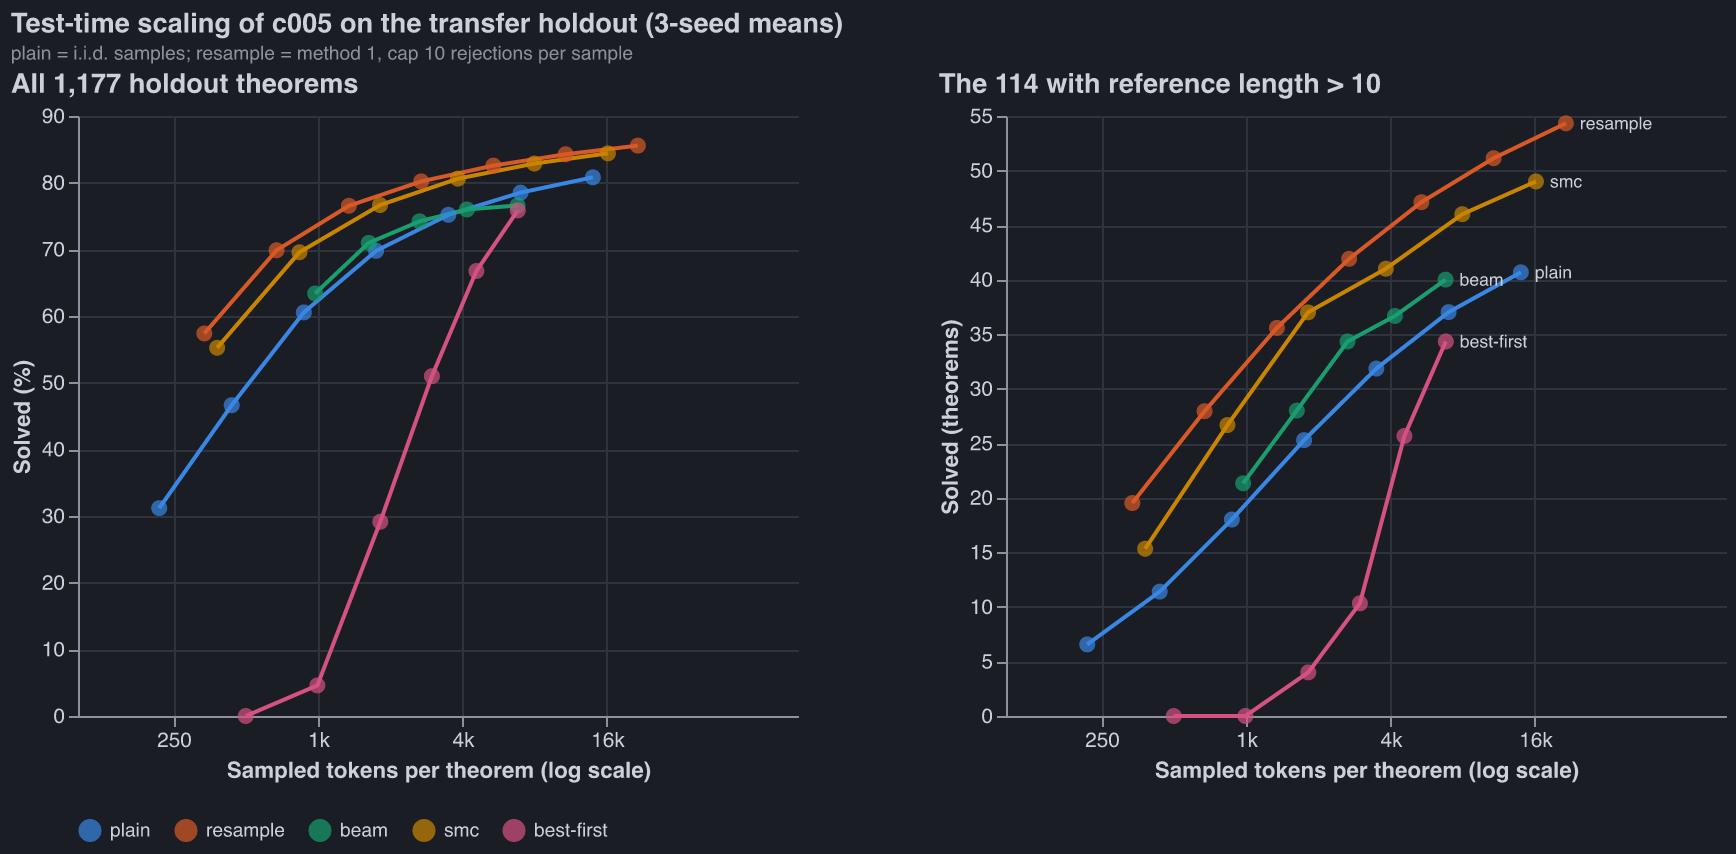

Here is the Python script that generated this plot:
"""Solve rate vs sampled tokens per theorem on the transfer holdout, one line per test-time method.

Model: combined-pipeline c005 (186 pretrain + Leon's RL + guided RL sampling), final.pt, seeds 0-2.
Pool: the holdout half of transfer.jsonl, 1,177 theorems of reference length 7-14; the right panel
counts the 114 with reference length > 10. Every point is a 3-seed mean (x and y).

  plain       i.i.d. samples, k = 1..64 (pass@k, unbiased estimator); x = k * tokens per sample
  resample    method 1 read at cap 10 rejections per sample, k = 1..64, same axes
  beam        B = 1..16 beams, E = 4 segments per beam node; x = tokens spent per theorem
  smc         N = 2..64 particles
  best-first  one anytime run per seed (alpha 0.5, E 8, 16k budget): at budget b a theorem
              counts if it was solved within b tokens, and spends min(its tokens, b)

Sampled tokens count every token drawn from the model, including rejected segments; prefill
(re-encoding prefixes) is excluded and reported in the README's time table.

Run from the summary dir:  uv run --with altair --with vl-convert-python python charts/scaling.py
(reads ../../artifacts/test_time_scaling/hold_*_s<seed>/; writes charts/scaling.csv and
scaling.png/.svg)
"""

import csv
import json
import statistics
import sys

import altair as alt

sys.path.insert(0, "../2026-09-21-pretrain-ablations/charts")
sys.path.insert(0, "../../code/experiments/current/test_time_scaling")
from analyze import at_cap, pass_at_k  # noqa: E402
from theme import FG, MUTED, fonts, save  # noqa: E402

ART = "../../artifacts/test_time_scaling"
SEEDS = [0, 1, 2]
KS = [1, 2, 4, 8, 16, 32, 64]
BUDGETS = [500, 1000, 2000, 4000, 8000, 16000]
LONG = 10
CAP = 10
# Categorical slots 1-5 (dark steps), validated on the #1a1d24 surface; order is fixed.
COLOR = {
    "plain": "#3987e5",
    "resample": "#d95926",
    "beam": "#199e70",
    "smc": "#c98500",
    "best-first": "#d55181",
}
WIDTH, HEIGHT = 360, 300


def load(part, seed, name):
    with open(f"{ART}/hold_{part}_s{seed}/{name}.json") as f:
        return json.load(f)["theorems"]


def iid(ths, cap=None):
    """(k, tokens per theorem, % solved, expected solved with L > 10) for k in KS."""
    per = [[at_cap(s, cap) if cap is not None else (s[0], s[1]) for s in t["samples"]] for t in ths]
    n = len(per[0])
    tok = sum(x[1] for p in per for x in p) / (len(per) * n)
    out = []
    for k in KS:
        pk = [pass_at_k(n, sum(x[0] for x in p), k) for p in per]
        long = sum(q for q, t in zip(pk, ths, strict=True) if t["L"] > LONG)
        out.append((f"k={k}", k * tok, 100 * sum(pk) / len(pk), long))
    return out


def search(ths, setting):
    tok = sum(t["tok"] for t in ths) / len(ths)
    solved = [t["solved"] for t in ths]
    long = sum(s for s, t in zip(solved, ths, strict=True) if t["L"] > LONG)
    return [(setting, tok, 100 * sum(solved) / len(ths), long)]


def anytime(ths):
    out = []
    for b in BUDGETS:
        ok = [t["solved"] and t["tok"] <= b for t in ths]
        long = sum(o for o, t in zip(ok, ths, strict=True) if t["L"] > LONG)
        tok = sum(min(t["tok"], b) for t in ths) / len(ths)
        out.append((f"budget {b}", tok, 100 * sum(ok) / len(ths), long))
    return out


def per_seed(seed):
    return {
        "plain": iid(load("a", seed, "plain")),
        "resample": iid(load("a", seed, "guided"), cap=CAP),
        "beam": [x for b in (1, 2, 4, 8, 16) for x in search(load("b", seed, f"beam{b}x4"), f"B={b}")],
        "smc": [x for n in (2, 4, 8, 16, 32, 64) for x in search(load("b", seed, f"smc{n}"), f"N={n}")],
        "best-first": anytime(load("a", seed, "bfs_a05")),
    }


seeds = [per_seed(s) for s in SEEDS]
rows = []
for method in COLOR:
    for i, (setting, *_) in enumerate(seeds[0][method]):
        pts = [s[method][i] for s in seeds]
        rows.append(
            {
                "method": method,
                "setting": setting,
                "tokens": round(statistics.mean(p[1] for p in pts)),
                "solved_pct": round(statistics.mean(p[2] for p in pts), 2),
                "solved_pct_min": round(min(p[2] for p in pts), 2),
                "solved_pct_max": round(max(p[2] for p in pts), 2),
                "long_solved": round(statistics.mean(p[3] for p in pts), 2),
            }
        )
with open("charts/scaling.csv", "w", newline="") as f:
    w = csv.DictWriter(f, fieldnames=list(rows[0]))
    w.writeheader()
    w.writerows(rows)

F = fonts(WIDTH)
data = alt.Data(values=rows)
x = alt.X(
    "tokens:Q",
    scale=alt.Scale(type="log"),
    title="Sampled tokens per theorem (log scale)",
    axis=alt.Axis(values=[250, 1000, 4000, 16000], format="~s"),
)
color = alt.Color(
    "method:N",
    scale=alt.Scale(domain=list(COLOR), range=list(COLOR.values())),
    legend=alt.Legend(title=None, orient="bottom", columns=5),
)
tooltip = ["method:N", "setting:N", "tokens:Q", "solved_pct:Q", "long_solved:Q"]


def panel(field, title, ytitle, labels):
    """`labels`: direct line-end labels (only where lines separate; the legend always shows)."""
    base = alt.Chart(data).encode(
        x=x,
        y=alt.Y(f"{field}:Q", title=ytitle, scale=alt.Scale(zero=False)),
        color=color,
        detail="method:N",
        tooltip=tooltip,
    )
    lines = base.mark_line(strokeWidth=2) + base.mark_point(filled=True, size=64)
    ends = (
        alt.Chart(data)
        .transform_joinaggregate(maxtok="max(tokens)", groupby=["method"])
        .transform_filter("datum.tokens == datum.maxtok")
        .mark_text(align="left", dx=7, fontSize=F["label"], color=FG)
        .encode(x=x, y=f"{field}:Q", text="method:N")
    )
    return (lines + ends if labels else lines).properties(
        width=WIDTH, height=HEIGHT, title=alt.Title(title, color=FG)
    )


chart = alt.hconcat(
    panel("solved_pct", "All 1,177 holdout theorems", "Solved (%)", labels=False),
    panel("long_solved", "The 114 with reference length > 10", "Solved (theorems)", labels=True),
    spacing=70,
).properties(
    title=alt.Title(
        "Test-time scaling of c005 on the transfer holdout (3-seed means)",
        subtitle="plain = i.i.d. samples; resample = method 1, cap 10 rejections per sample",
        subtitleColor=MUTED,
    )
)
save(chart, "scaling", WIDTH)
